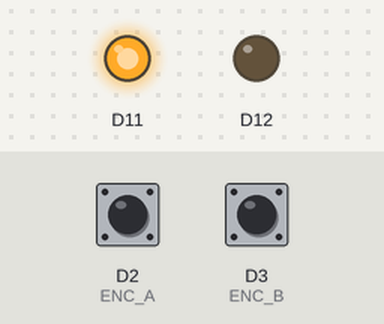
Recording of a sketch running on a simulated Arduino Due. Shown: output pins drawn as LEDs (lit = HIGH). The test bench sets the inputs (shaded band); at power-on: D2 (ENC_A) HIGH, D3 (ENC_B) HIGH. What the sketch prints to the serial monitor is not drawn.

Above: at 0.1 s.
Timing chart, 0 to 1.6 s (numbered marks = the images above):
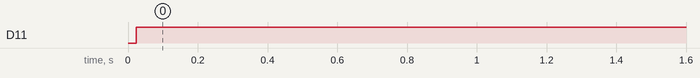

Measured:
- by itself, D11: LOW → HIGH at 0.02 s

The sketch:

motorSystem.ino
```cpp
#include <DueTimer.h>

#define ENC_A 2
#define ENC_B 3
#define timer_action 1000

#define KP 80
#define KI 1200
#define KD 0.003

#define accSafety 2 //1~2 safe , 2.5~ Danger

#define gearRatio 4.333333333333333 // 13:3
#define encPulse 500
#define pi 3.141592653589793238
//double changeToAngV  = (gearRatio * encPulse )/(pi*500) ; // (gearRatio * encPulse * 4 )/(2*pi*1000)
double changeToAngV = 5.517371360519038 ;

int pos;
volatile int v_print;
volatile int EncCount = 0;
volatile int timerCount = 0;
volatile bool mainflag = false;
volatile bool PIDflag = false;

void timerFire() {
  timerCount ++ ;
  if(timerCount>=5){
    mainflag = true;
    v_print = EncCount;
    timerCount = 0;
    }
  EncCount = 0;
  PIDflag = true;
}

void ENC_READ() {
  pos = ((pos & B00000011) << 2) + (!digitalRead(ENC_B) << 1) + !digitalRead(ENC_A);
  switch(pos){
      //反時計回り
      case B00000010 :
      case B00001011 :
      case B00001101 :
      case B00000100 :
        EncCount--;
        break;
      //時計回り
      case B00000001 :
      case B00000111 :
      case B00001110 :
      case B00001000 :
        EncCount++;
        break;
    }
}

void setup() {
  pinMode(ENC_A, INPUT_PULLUP);
  pinMode(ENC_B, INPUT_PULLUP);

  attachInterrupt(digitalPinToInterrupt(ENC_A), ENC_READ, CHANGE);
  attachInterrupt(digitalPinToInterrupt(ENC_B), ENC_READ, CHANGE);

  Timer3.attachInterrupt(timerFire);
  Timer3.start(1000);


  pinMode(11,OUTPUT);//ボード内側のpwmピン
  pinMode(12,OUTPUT);//ボード外側のpwmピン
  analogWriteResolution(11);
  analogWriteResolution(12);

  Serial.begin(250000);
  Serial.println("Setup OK!!");
}


void motor(int xx){
  if(xx >= 0){
  analogWrite(11,xx);
  analogWrite(12,0);
  }
  if(xx < 0){
  xx = -xx;
  analogWrite(11,0);
  analogWrite(12,xx);
  }
}


float i[2];
float integral;
float PID_output = 0;


float PID(float measured,float target){
  i[0] = i[1];
  i[1] = target - measured ;
  if(i[0]*i[1]>0){
    integral = integral + (i[1] + i[0]) / 2 * 0.001;//0.001は制御周期dt
  }
  PID_output = KP * i[1] + KI * integral - KD * (i[1] - i[0]) / 0.001;
  return PID_output;
}


float velocity_pre = 0;

float inputMotor( float velocity){
  velocity = velocity * (float)changeToAngV;
  if(velocity >= 0){
    if(velocity - velocity_pre > accSafety){
      velocity = velocity_pre;
      velocity_pre = velocity_pre  +  accSafety;
    }
  }
  else{
    if(velocity_pre - velocity > accSafety){
      velocity = velocity_pre;
      velocity_pre = velocity_pre  -  accSafety;
    }
  }
  return velocity;
}


void loop() {
  while(1){
    motor(PID_output);
    if(mainflag){
     mainflag = false;
     Serial.println(v_print / (float)changeToAngV);
    }
    if(PIDflag){
     PIDflag = false;
     PID(v_print , inputMotor(10));   // [rad/s]
    }
  }
}
```
